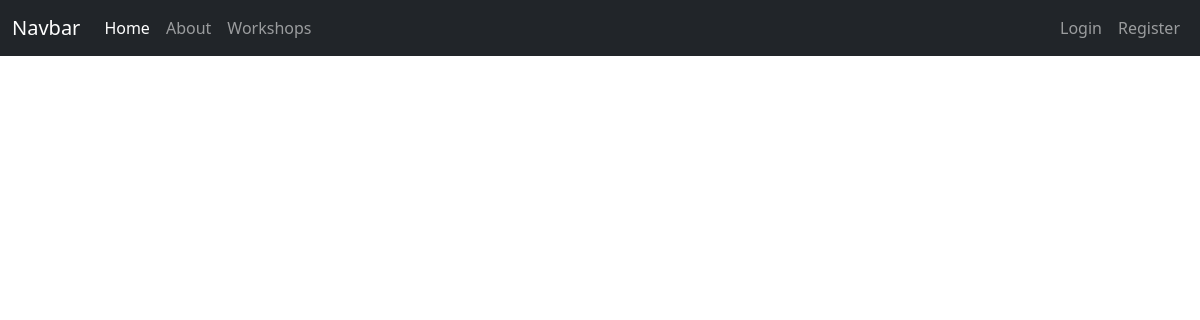
Before: / with the older database file.
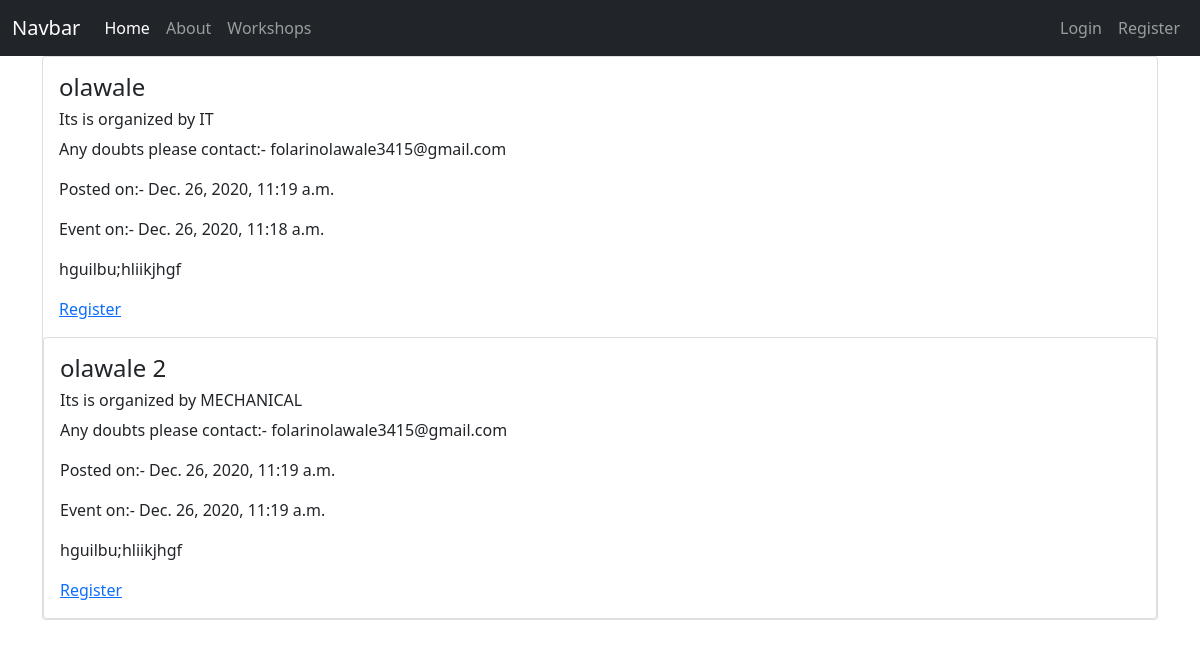
After: the same page with the newer database file.
### workshop/models.py (models this page shows, shortened)
class Workshop(models.Model):
    branches=(
        ('CSE','CSE'),
        ('ECE','ECE'),
        ('IT','IT'),
        ('MECHANICAL','MECHANICAL'),
        ('EEE','EEE')
    )
    Name_of_workshop=models.CharField(max_length=100)
    Organized_by =models.CharField(max_length=150,choices=branches)
    Any_queeries=models.EmailField(default=False)
    Date_of_published=models.DateTimeField(auto_now_add=True,null=True)
    Date_of_conduction=models.DateTimeField()
    Information=models.CharField(max_length=700)

### workshop/views.py (the view)
# urls.py: 2. Add a URL to urlpatterns:  path('', views.home, name='home')
def home(request):
	context={
		'workshops':Workshop.objects.all()
	}
	return render(request,'workshop/home.html', context)

### workshop/templates/workshop/home.html (shortened to what this page needs)
{% extends "workshop/base.html" %}
{% block content %}
<div class="container">
    {% if workshops%}
    {%for workshop in workshops%}
    <div class="card">
        <div class="card-body">
            <div class="cardtitle"><h4>{{workshop.Name_of_workshop}} </h4></div>
        <div class="card-text">
            <h6>Its is organized by {{workshop.Organized_by}}</h6>
            <p>Any doubts please contact:- {{workshop.Any_queeries}}</p>
            <p>Posted on:- {{workshop.Date_of_published}}</p>
            <p>Event on:- {{workshop.Date_of_conduction}}</p>
            <p>{{workshop.Information}}</p>
        </div>
        <div>
        	<a href="{% url 'workshop' %}" class="ml-2">Register</a>
        </div>
    </div>
    {%endfor%}
    {%endif%}
</div>
{% endblock content %}

### workshop/templates/workshop/base.html (shortened to what this page needs)
<!doctype html>
<html lang="en">
  <head>
    <link href="https://cdn.jsdelivr.net/npm/bootstrap@5.0.0-beta1/dist/css/bootstrap.min.css" rel="stylesheet">
  </head>
  <body>
    <nav class="navbar navbar-expand-lg navbar-dark bg-dark">
  <div class="container-fluid">
    <a class="navbar-brand" href="#">Navbar</a>
    <div class="collapse navbar-collapse" id="navbarNav">
      <ul class="navbar-nav">
        <li class="nav-item">
          <a class="nav-link active" aria-current="page" href="{% url 'home' %}">Home</a>
        </li>
        <li class="nav-item">
          <a class="nav-link" href="#">About</a>
        </li>
         <li class="nav-item">
          <a class="nav-link" href="{% url 'workshop' %}">Workshops</a>
        </li>
      </ul>
    </div>
     <div class="navbar-nav">
              {% if user.is_authenticated %}
                <a class="nav-item nav-link" href="{% url 'profile' user.username %}">Profile</a>
                <a class="nav-item nav-link" href="{% url 'logout' %}">Logout</a>
              {% else %}
                <a class="nav-item nav-link" href="{% url 'login' %}">Login</a>
                <a class="nav-item nav-link" href="{% url 'register' %}">Register</a>
              {% endif %}
            </div>
  </div>
</nav>
{% block content %}
{% endblock content %}
  </body>
</html>

Changed rows visible on the page:
added Workshop: Name_of_workshop "olawale", Organized_by "IT", Any_queeries "folarinolawale3415@gmail.com", Date_of_published "Dec. 26, 2020, 11:19 a.m.", Date_of_conduction "Dec. 26, 2020, 11:18 a.m.", Information "hguilbu;hliikjhgf"
added Workshop: Name_of_workshop "olawale 2", Organized_by "MECHANICAL", Any_queeries "folarinolawale3415@gmail.com", Date_of_published "Dec. 26, 2020, 11:19 a.m.", Date_of_conduction "Dec. 26, 2020, 11:19 a.m.", Information "hguilbu;hliikjhgf"
